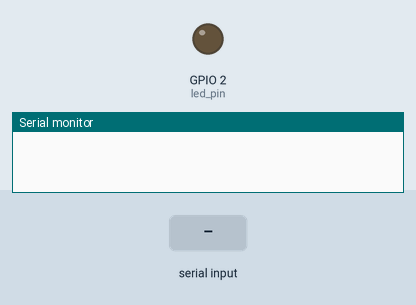
Simulated run of this sketch. Board: ESP32. Shown: output pins drawn as LEDs (lit = HIGH), the last lines printed to the serial monitor. Dashed ring = blinking. The test bench sets the inputs (shaded band).

Above: at 0.0 s.
At 1.8 s:
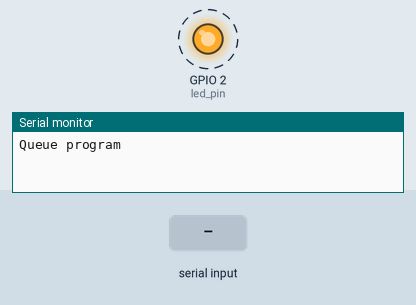
1.9 s: "90,45\n" received over Serial
3.5 s: "0\n" received over Serial
Timing chart, 0 to 11.5 s (numbered marks = the images above; inputs shaded):
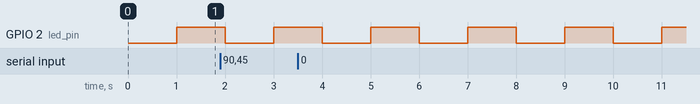

Measured:
- by itself, GPIO 2 (led_pin): alternates HIGH for 1.0 s and LOW for 1.0 s

The sketch:

queue_challenge.ino
```cpp
#if CONFIG_FREERTOS_UNICORE
static const BaseType_t app_cpu = 0;
#else
static const BaseType_t app_cpu = 1;
#endif
static const int led_pin = 2;
static const uint8_t queue_size = 5;
static const char blinkedStr[] = "Blinked";

static QueueHandle_t queue1;
static QueueHandle_t queue2;

void taskA(void *parameters) {
  char item[20];
  char matchStr[] = "delay ";
  char delay_str[7];
  bool parseNum = false;
  int delay_count = 0;
  uint8_t matchIdx = 0;
  uint8_t parseIdx = 0;
  while(1) {

    while (xQueueReceive(queue2, (void*)&item, 0) == pdTRUE) {
      Serial.println(item);
      memset(item, 0, strlen(item));
    }

    while(Serial.available() > 0) {
      char c = Serial.read();
      Serial.print(c);

      if (parseNum == true) {
        if (c == '\n') {
          delay_count = atoi(delay_str);
          parseNum = false;
          parseIdx = 0;
          memset(delay_str, 0, strlen(delay_str));

          // Serial.print("Adding to queue 1: ");
          // Serial.println(delay_count);

          if (xQueueSend(queue1, (void*)&delay_count, 0) != pdTRUE) {
            Serial.println("Queue 1 full");
          }

        } else {
          // Serial.print(c);
          delay_str[parseIdx++] = c;
        }
      }
      else if (c == matchStr[matchIdx]) {
        matchIdx++;
        if (matchIdx == strlen(matchStr)){
          matchIdx = 0;
          parseNum = true;
        }
      }
      else {
        matchIdx = 0;
      }
    }
  }
}


void taskB(void *parameters) {
  int blinkCount = 0;
  int t = 1000;
  while(1) {
    while(xQueueReceive(queue1, (void *)&t, 0) == pdTRUE){
    }

    digitalWrite(led_pin, HIGH);
    vTaskDelay(t / portTICK_PERIOD_MS);
    digitalWrite(led_pin, LOW);
    vTaskDelay(t / portTICK_PERIOD_MS);
    blinkCount++;

    if ((blinkCount % 100) == 0) {
      if (xQueueSend(queue2, (void *)&blinkedStr, 0) != pdTRUE) {
        // don't print here as it might get preempted and disturb the serial output of taskA
      }
    }
  }
}

void setup() {
  pinMode(led_pin, OUTPUT);

  // put your setup code here, to run once:
  Serial.begin(115200);
  vTaskDelay(1000 / portTICK_PERIOD_MS);
  Serial.println();
  Serial.println("Queue program");

  queue1 = xQueueCreate(queue_size, sizeof(int));
  queue2 = xQueueCreate(queue_size, sizeof(blinkedStr));

  xTaskCreatePinnedToCore(
    taskA,
    "Task_A",
    1024, // stack size in bytes (words in FreeRTOS)
    NULL, // parameter to pass to function
    1, // task priority (0 to configMAX_PRIORITIES - 1 (24)) // 0 is lowest priority
    NULL, // task handle
    app_cpu // run on core 1 (only esp32, not FREERTOS)
  );

  xTaskCreatePinnedToCore(
    taskB,
    "Task_B",
    1024, // stack size in bytes (words in FreeRTOS)
    NULL, // parameter to pass to function
    1, // task priority (0 to configMAX_PRIORITIES - 1 (24)) // 0 is lowest priority
    NULL, // task handle
    app_cpu // run on core 1 (only esp32, not FREERTOS)
  );

  vTaskDelete(NULL);
}

void loop() {
  // put your main code here, to run repeatedly:
}
```
